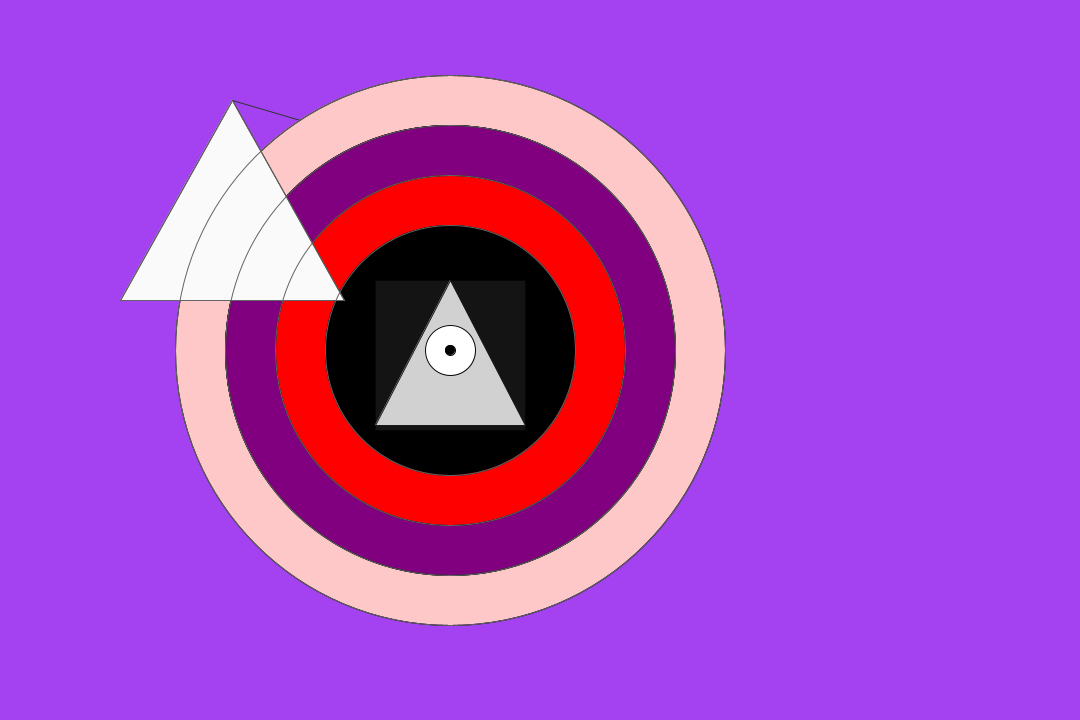
Frame 1 (no input)
Frame 60 (the mouse pressed at the canvas centre just before this capture): identical to frame 1, image omitted
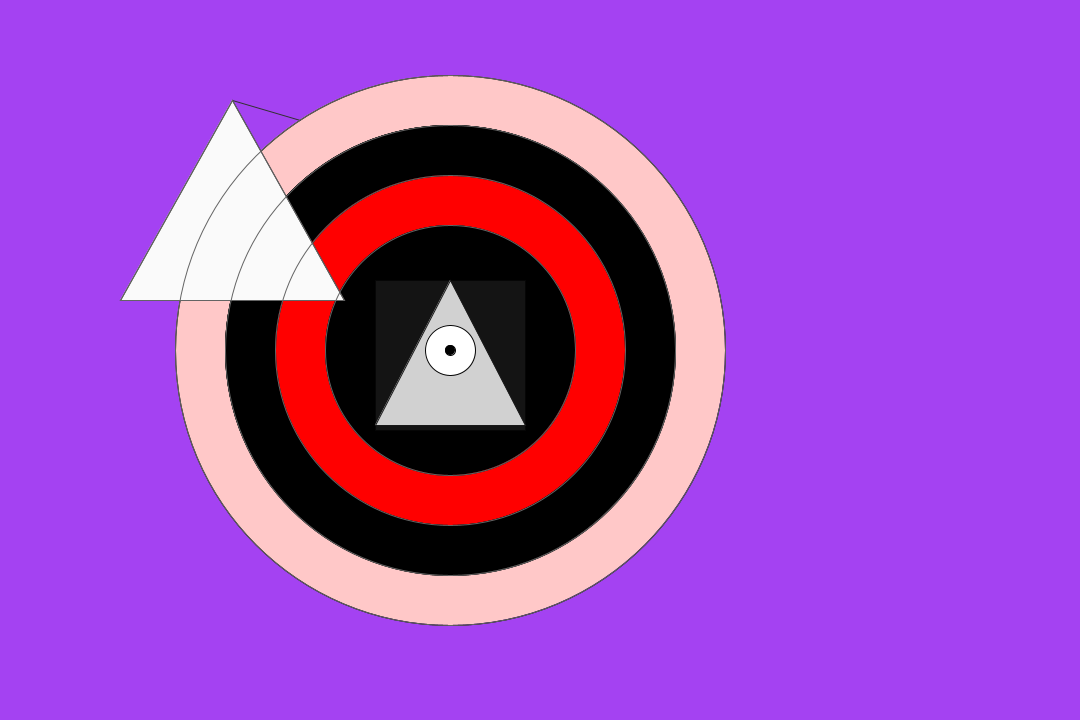
Frame 120 (the mouse held since frame 60 and released just before this capture)

The Processing sketch that drew these frames (run headless with seeded random() and noise(); from frame 60 on, the mouse is pressed at the canvas centre):

// Processing sketch: SS2_BigBrotherSeeYou
// ── SS2_BigBrotherSeeYou.pde


//Title:Big Brother See You 
//By: Cordell Lane
//part2 add on to my sketch

int d = 2;
float R = random(255);
float G = random(255);
float B = random(255);
int s = int(random(1,255));

void setup(){ 
  size(1080,720);  
}

void draw(){
//idea create a solar system with the eye of illuminati as the sun
//Ring 1
//ellipse(x1, y1, width, height);

stroke(0);
background(R,G,B);
frameRate(30);

fill(255, 200, 200);
ellipse(450,350,550,550);


//Ring 2
stroke(0);
fill(0);
ellipse(450,350,450,450);

//when you move the mouse to one side of the screen the ring should change color
if(mouseX > width/2){
   fill(20, 75, 200);
   ellipse(450,350,450,450);
}

else if(mouseX<width/2){
 fill(0);
 fill(128, 0, 128);
   ellipse(450,350,450,450);
 }

 else{
 fill(0);
 ellipse(450,350,450,450);
 }
 
//Ring 3
stroke(0);
fill(255, 0, 0);
ellipse(450,350,350,350);

//Ring 4
stroke(6);
fill(0);
ellipse(450,350,250,250);

//rect(x1, y1, width, height);
/** Trying to create a fade and illusion affect which the closer 
you get the traingle stand out*/ 
fill(20);
rect(375,280,150,150);

//All Sesing Eye(ASE)
//triangle(x1, y1, x2, y2, x3, y3);
stroke(25);
fill(209);
triangle(450, 280, 525, 425,  375, 425);

//All seeing Eye(ASE) PV
//traingle(x1,y1,x2,y2,x3,y3,);
//line part was a happy accident
stroke(50);
fill(250);
triangle(120, 300, 232, 100, 344, 300);
line(300, 120, 232, 100);

//Eye pupil prt 1
stroke(6);
fill(255);
ellipse(450,350,50,50);

//Eye pupil prt 2
stroke(2);
fill(0);
ellipse(450,350,10,10);

//outlines pof the shapes
stroke(100);
noFill();
ellipse(450,350,550,550);
ellipse(450,350,450,450);
ellipse(450,350,350,350);
ellipse(450,350,250,250);
triangle(120, 300, 232, 100, 344, 300);
}

void mousePressed() {
  
  background(R,G,B);
  fill(255,0,0);
  ellipse(450,350,50,50);
  
  stroke(255,0,0);
  line(450,350,mouseX,mouseY);
}
